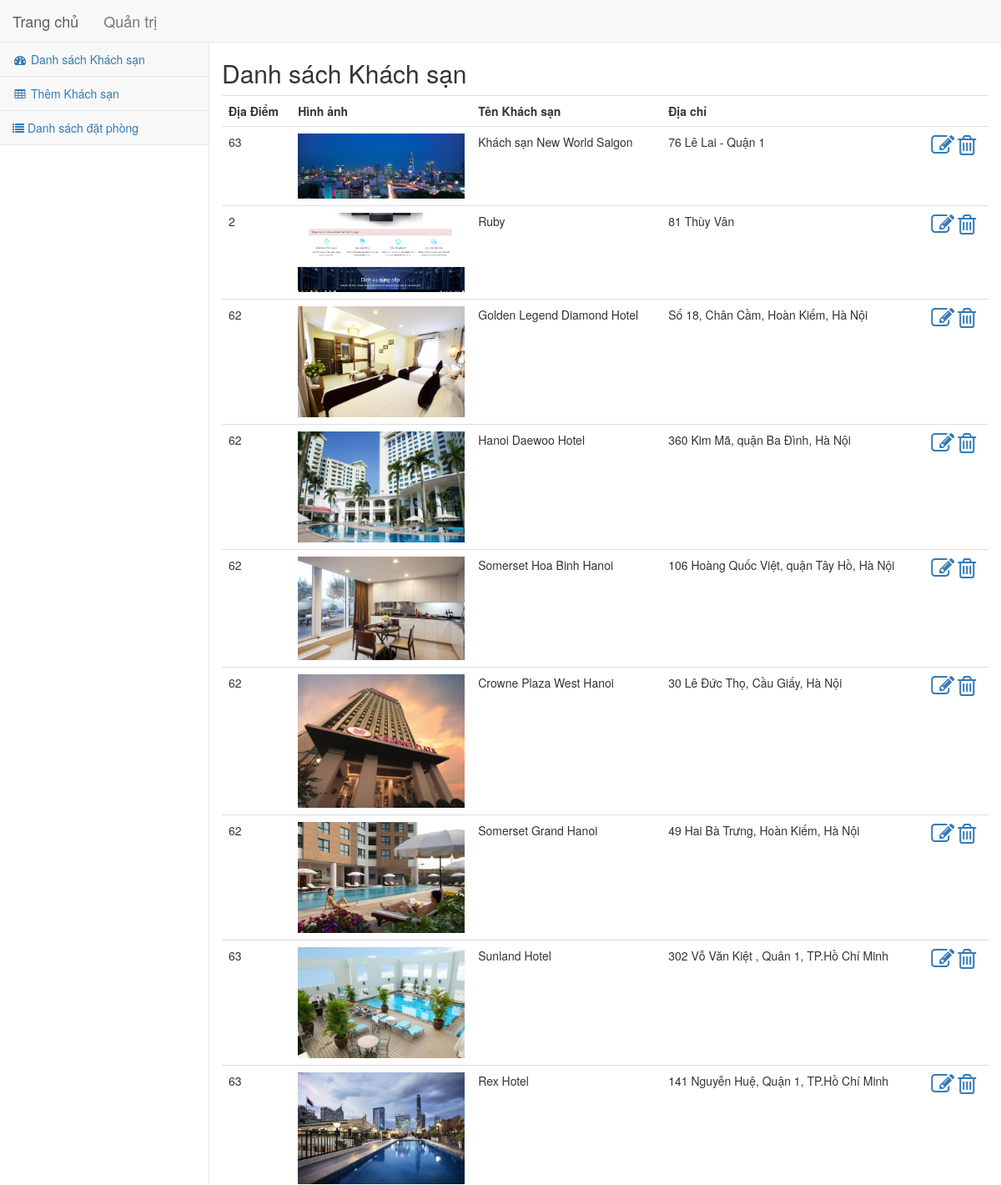
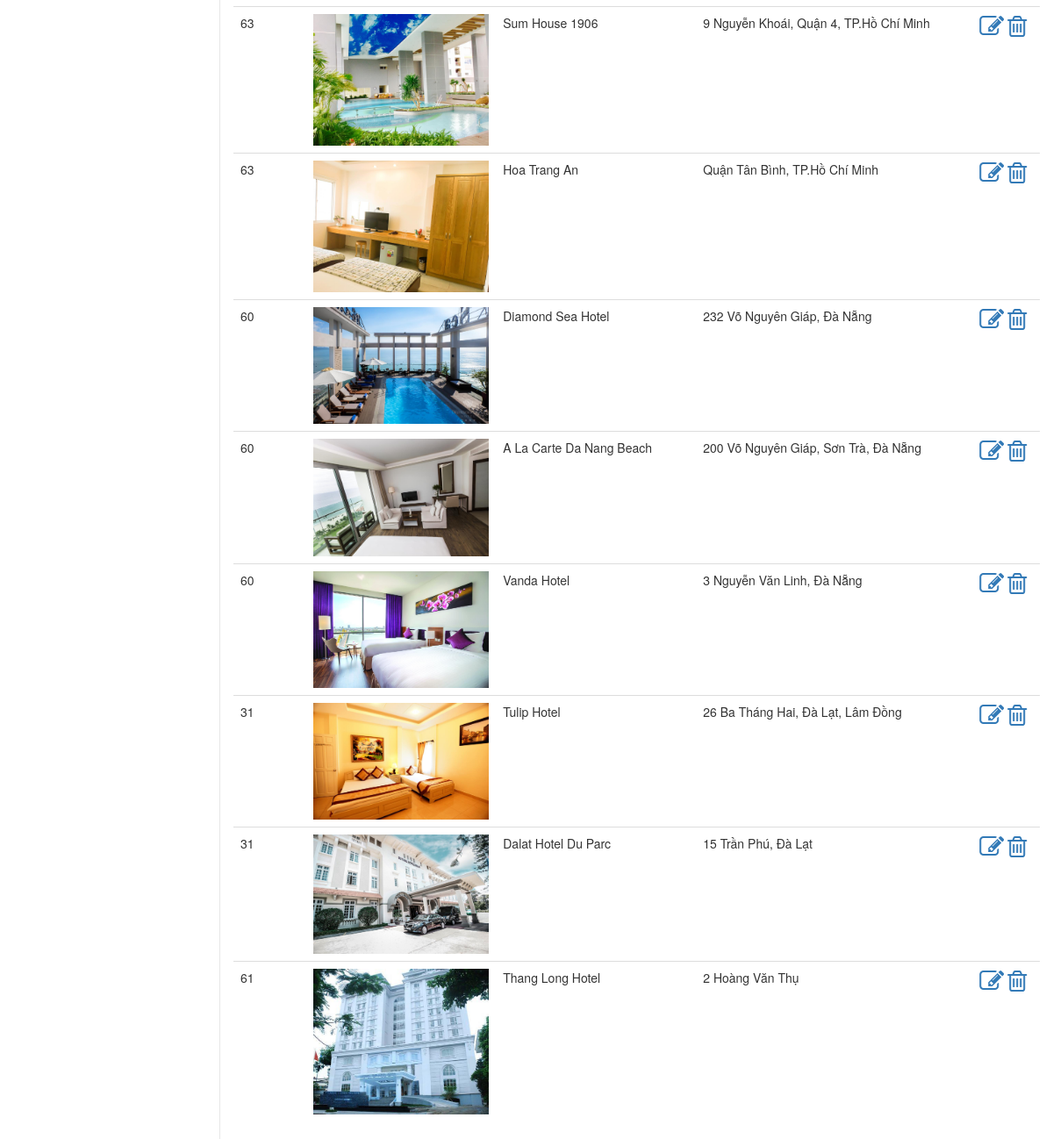
The page /admin/index.php (signed in) on the database its author committed (2 pictures, top to bottom).
### tables this page shows
CREATE TABLE `khachsan` (
  `id` int(11) NOT NULL,
  `ten` varchar(255) NOT NULL,
  `diachi` text NOT NULL,
  `diadiem` int(11) NOT NULL,
  `sdt` varchar(50) NOT NULL,
  `hinhanh` varchar(255) NOT NULL,
  `gioithieu` text NOT NULL
);

### admin/database.php (called while the page is built, shortened)
<?php
include '../database.php';
function dsKhachSan(){
    global $conn;
    $query = "SELECT * FROM `khachsan`";
    $rs = mysqli_query($conn, $query);
    $data = getData($rs);
    return $data;
}

### database.php (called while the page is built, shortened)
<?php
function getData($rs) {
    $count = 0;
    while ($row = mysqli_fetch_assoc($rs)) {
        $arr[] = $row;
        $count++;
    }
    if ($count > 0) {
        return $arr;
    }
    return null;
}

### admin/index.php (the view, shortened to what this page needs)
<!DOCTYPE html>
<html lang="en">
    <head>
        <link rel="stylesheet" href="https://maxcdn.bootstrapcdn.com/bootstrap/3.3.7/css/bootstrap.min.css">
        <link rel="stylesheet" href="https://cdnjs.cloudflare.com/ajax/libs/font-awesome/4.7.0/css/font-awesome.min.css">
        <link href="css/admin.css" rel="stylesheet" type="text/css"/>
        <?php include 'database.php' ?>
        <?php $dsKhachsan = dsKhachSan(); ?>
    </head>
    <body>
        <nav class="navbar navbar-default navbar-static-top" style="margin-bottom: 0">
            <div class="navbar-header">
                <a class="navbar-brand" href="/hotel">Trang chủ</a>
                <a class="navbar-brand" href="/hotel/admin">Quản trị</a>
            </div>
            <div class="navbar-default sidebar">
                <div class="sidebar-nav navbar-collapse">
                    <ul class="nav in" id="side-menu">
                        <li class="active">
                            <a href="/hotel/admin"><i class="fa fa-dashboard fa-fw"></i> Danh sách Khách sạn</a>
                        </li>
                        <li>
                            <a href="/hotel/admin/edit.php"><i class="fa fa-table fa-fw"></i> Thêm Khách sạn</a>
                        </li>
                        <li>
                            <a href="/hotel/admin/datphong.php"><i class="fa fa-list" aria-hidden="true"></i> Danh sách đặt phòng</a>
                        </li>
                    </ul>
                </div>
            </div>
        </nav>
        <div class="main-content">
            <div class="row">
                <h2>Danh sách Khách sạn</h2>
                <table class="table">
                    <tr>
                        <th>Địa Điểm</th>
                        <th style="width: 200px">Hình ảnh</th>
                        <th>Tên Khách sạn</th>
                        <th>Địa chỉ</th>
                        <th></th>
                    </tr>
                    <?php if ($dsKhachsan != null): ?>
                        <?php foreach ($dsKhachsan as $khachsan): ?>
                            <tr>
                                <td><?= $khachsan['diadiem'] ?></td>
                                <td><img src="<?= $khachsan['hinhanh'] ?>" width="200"></td>
                                <td> <?= $khachsan['ten'] ?> </td>
                                <td> <?= $khachsan['diachi'] ?> </td>
                                <td>
                                    <a href="/hotel/admin/edit.php?id=<?= $khachsan['id'] ?>"><i class="fa fa-2x fa-pencil-square-o" aria-hidden="true"></i></a>
                                    <a href="/hotel/admin/edit.php?delete=<?= $khachsan['id'] ?>" class="delete"><i class="fa fa-2x fa-trash-o" aria-hidden="true"></i></a>
                                </td>
                            </tr>
                        <?php endforeach; ?>
                    <?php endif ?>
                </table>
            </div>
        </div>
    </body>
</html>

### admin/css/admin.css (style rules this page uses)
.sidebar { z-index: 1; position: absolute; width: 250px; margin-top: 51px; }
.sidebar ul li { border-bottom: 1px solid #e7e7e7; }
.main-content { margin: 0 0 0 250px; padding: 0 30px; border-left: 1px solid #e7e7e7; }

### rows shown on the page
khachsan: diadiem "63", hinhanh (picture), ten "Khách sạn New World Saigon", diachi "76 Lê Lai - Quận 1"
khachsan: diadiem "2", hinhanh (picture), ten "Ruby", diachi "81 Thùy Vân"
khachsan: diadiem "62", hinhanh (picture), ten "Golden Legend Diamond Hotel", diachi "Số 18, Chân Cầm, Hoàn Kiếm, Hà Nội"
khachsan: diadiem "62", hinhanh (picture), ten "Hanoi Daewoo Hotel", diachi "360 Kim Mã, quận Ba Đình, Hà Nội"
khachsan: diadiem "62", hinhanh (picture), ten "Somerset Hoa Binh Hanoi", diachi "106 Hoàng Quốc Việt, quận Tây Hồ, Hà Nội"
khachsan: diadiem "62", hinhanh (picture), ten "Crowne Plaza West Hanoi", diachi "30 Lê Đức Thọ, Cầu Giấy, Hà Nội"
khachsan: diadiem "62", hinhanh (picture), ten "Somerset Grand Hanoi", diachi "49 Hai Bà Trưng, Hoàn Kiếm, Hà Nội"
khachsan: diadiem "63", hinhanh (picture), ten "Sunland Hotel", diachi "302 Vỗ Văn Kiệt , Quân 1, TP.Hồ Chí Minh"
khachsan: diadiem "63", hinhanh (picture), ten "Rex Hotel", diachi "141 Nguyễn Huệ, Quận 1, TP.Hồ Chí Minh"
khachsan: diadiem "63", hinhanh (picture), ten "Sum House 1906", diachi "9 Nguyễn Khoái, Quận 4, TP.Hồ Chí Minh"
khachsan: diadiem "63", hinhanh (picture), ten "Hoa Trang An", diachi "Quận Tân Bình, TP.Hồ Chí Minh"
khachsan: diadiem "60", hinhanh (picture), ten "Diamond Sea Hotel", diachi "232 Võ Nguyên Giáp, Đà Nẵng"
khachsan: diadiem "60", hinhanh (picture), ten "A La Carte Da Nang Beach", diachi "200 Võ Nguyên Giáp, Sơn Trà, Đà Nẵng"
khachsan: diadiem "60", hinhanh (picture), ten "Vanda Hotel", diachi "3 Nguyễn Văn Linh, Đà Nẵng"
khachsan: diadiem "31", hinhanh (picture), ten "Tulip Hotel", diachi "26 Ba Tháng Hai, Đà Lạt, Lâm Đồng"
khachsan: diadiem "31", hinhanh (picture), ten "Dalat Hotel Du Parc", diachi "15 Trần Phú, Đà Lạt"
khachsan: diadiem "61", hinhanh (picture), ten "Thang Long Hotel", diachi "2 Hoàng Văn Thụ"
